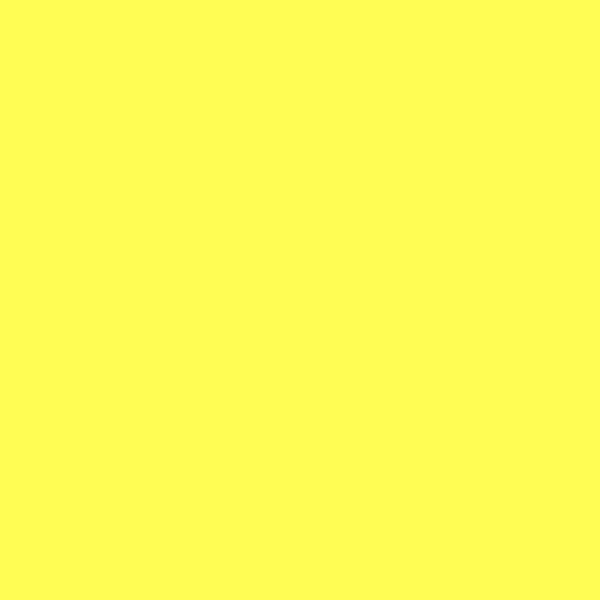
#> input picture logo_manipulation/yellow_square.png, 600 x 600 px
$ python icon_manipulation.py
#> lines starting #> are read from the running program, lines starting #| are printed output that depends on the picture; after the words box and inside, x2 and y2 are one past the last pixel; in counts of white or black regions, pixels touching at a corner belong together
import cv2
import numpy as np

# Read the image of a yellow square ('yellow_square.png')
img_yellow_square = cv2.imread('yellow_square.png', cv2.IMREAD_COLOR)
#> img_yellow_square is the input picture: shape (600, 600, 3); mean B, G, R 84, 253, 255

# Read the image of a green/gray circle inside square.
img_green_circle = cv2.imread('green_circle.png', cv2.IMREAD_COLOR)
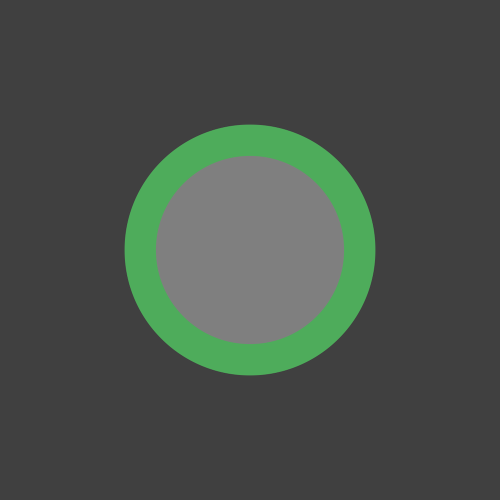
#> input picture logo_manipulation/green_circle.png, 1000 x 1000 px (shown at 1/2 size)
#> img_green_circle is the input picture: shape (1000, 1000, 3); mean B, G, R 73.3, 80.3, 72.2

print('yellow square: ', img_yellow_square.shape)
#| yellow square:  (600, 600, 3)
print('gray circle:   ', img_green_circle.shape)
#| gray circle:    (1000, 1000, 3)

# Display image
cv2.imshow('img_yellow_square', img_yellow_square)
cv2.imshow('img_green_circle', img_green_circle)
cv2.waitKey(0)

# Resize background image according to FG image.
# Set the dimension of the background image to be the same as the logo.
logo_h = img_green_circle.shape[0]
#> logo_h = 1000
logo_w = img_green_circle.shape[1]
#> logo_w = 1000
dim = (logo_w, logo_h)
#> dim = (1000, 1000)

# Resize the yellow square.
img_yellow_square = cv2.resize(img_yellow_square, dim, interpolation=cv2.INTER_AREA)
#> img_yellow_square: shape (1000, 1000, 3)

# Print the image sizes to confirm the width and height match.
print('yellow square: ', img_yellow_square.shape)
#| yellow square:  (1000, 1000, 3)
print('gray circle: ', img_green_circle.shape)
#| gray circle:  (1000, 1000, 3)

# Display.
cv2.imshow('Foreground', img_green_circle)
cv2.imshow('Background', img_yellow_square)
cv2.waitKey(0)

# Convert the green circle image to grayscale using cvtColor()
img_logo_gray = cv2.cvtColor(img_green_circle, cv2.COLOR_RGB2GRAY)
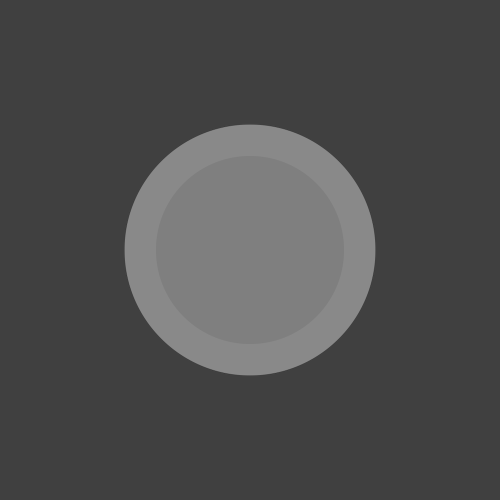
#> img_logo_gray: shape (1000, 1000) (shown at 1/2 size); min 48, max 141, mean 77.3
cv2.imshow('img_logo_gray', img_logo_gray)
cv2.waitKey(0)

# Use the threshold() function to create a binary mask (white RING inside a black square).
# Apply global thresholding to create a binary mask of the logo.
retval, img_ring_mask = cv2.threshold(img_logo_gray, 127, 255, cv2.THRESH_BINARY)
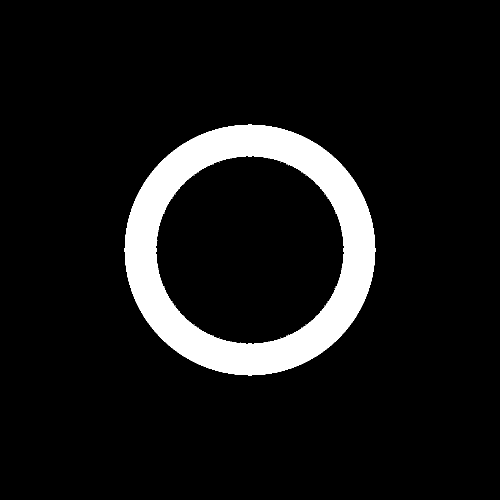
#> img_ring_mask: shape (1000, 1000) (shown at 1/2 size); 8.7% white; 27 white regions (26 under 20 px), largest, box (x1, y1, x2, y2) and area: (249, 249, 751, 751) 86494
# Display.
cv2.imshow('img_ring_mask', img_ring_mask)
cv2.waitKey(0)

# Use the bitwise_not() function to create an inverse mask.
img_logo_mask_inv = cv2.bitwise_not(img_ring_mask)
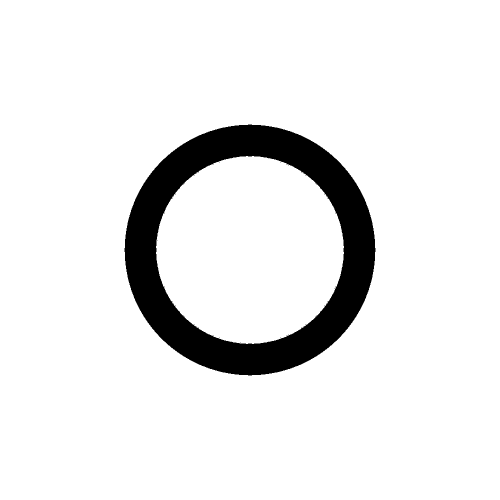
#> img_logo_mask_inv: shape (1000, 1000) (shown at 1/2 size); 91.3% white; 27 black regions (26 under 20 px), largest, box (x1, y1, x2, y2) and area: (249, 249, 751, 751) 86494
cv2.imshow('img_logo_mask_inv', img_logo_mask_inv)
cv2.waitKey(0)


# Use bitwise_and() to create the final combined image (black ring on a yellow square)
# img_combined =
# Add the foreground and background.
img_combined = cv2.bitwise_and(img_yellow_square, img_yellow_square, mask = img_logo_mask_inv)
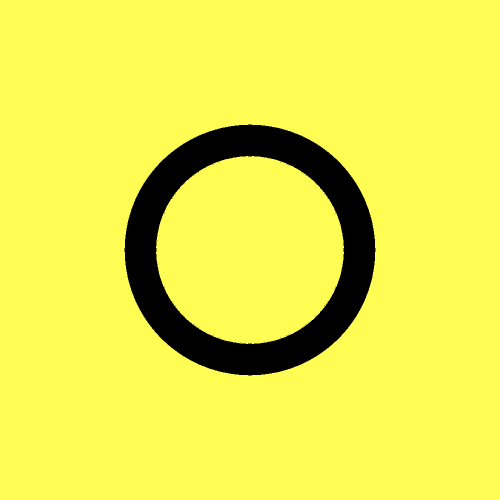
#> img_combined: shape (1000, 1000, 3) (shown at 1/2 size); mean B, G, R 76.7, 231.1, 232.9
cv2.imshow('combined final', img_combined)
cv2.waitKey(0)
cv2.destroyAllWindows()
